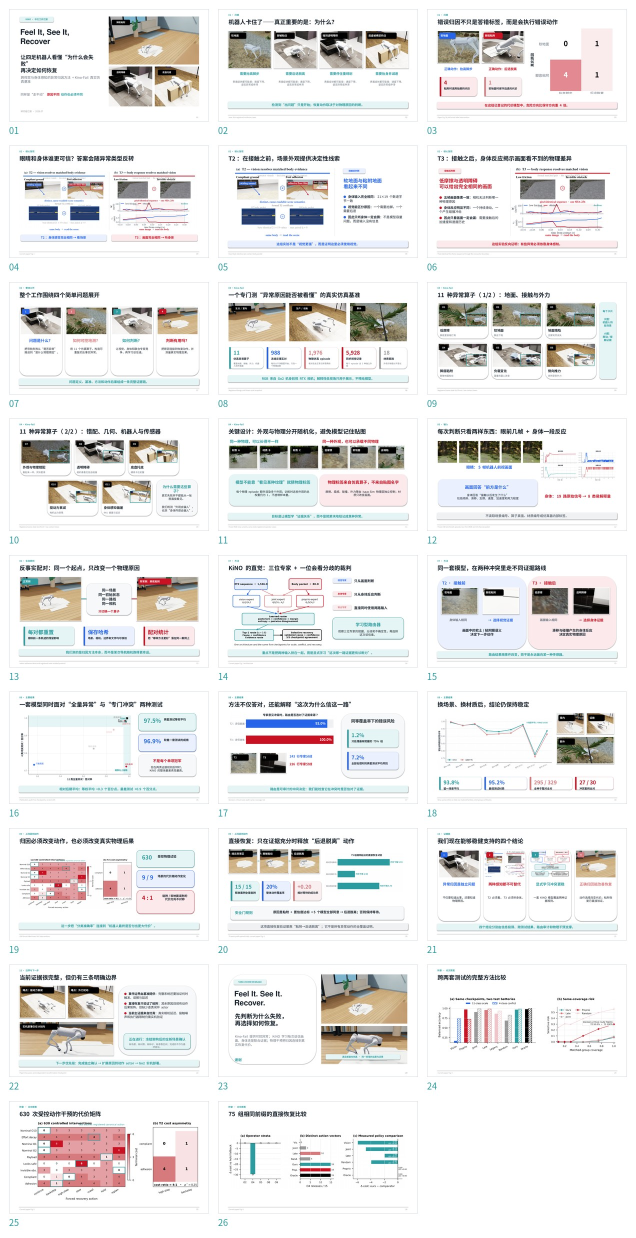
#> input picture paper/KiNO_work_chinese_presentation_preview.jpg, 1272 x 2475 px, given in place of fig1_bidirectional_conflict.png, which was not available (shown at 1/2 size)
$ python build_kino_work_onepage_summary.py
#> lines starting #> are read from the running program, lines starting #| are printed output that depends on the picture; pictures that were not available may be replaced by others from this repository, and a replacement may not be noted
### scripts/build_kino_work_chinese_presentation.py
#!/usr/bin/env python3
"""Build the Chinese whole-work presentation for KiNO / Kino-Fail.

The deck is intentionally receiver-oriented:

* problem and intuition precede terminology;
* complex evidence is introduced in small visual steps;
* all figure imagery is raster content from Isaac Sim, benchmark sensor
  records, measured data charts, or the current paper figures;
* the palette follows KiNO-Paper/figures/color.jpg.

The generated slide artwork never uses SVG.
"""

from __future__ import annotations

import json
import math
import shutil
from pathlib import Path

import matplotlib
import matplotlib.pyplot as plt
import numpy as np
from matplotlib.colors import LinearSegmentedColormap
from matplotlib.font_manager import FontProperties
from PIL import Image, ImageDraw, ImageFont, ImageOps
from pptx import Presentation
from pptx.dml.color import RGBColor
from pptx.enum.shapes import MSO_SHAPE
from pptx.enum.text import MSO_ANCHOR, PP_ALIGN
from pptx.util import Inches, Pt


ROOT = Path(__file__).resolve().parents[1]
PAPER = Path("/home/eureka/KiNO-Paper")
FIG = PAPER / "figures"
OUT_DIR = ROOT / "paper"
ASSET_DIR = OUT_DIR / "kino_work_cn_assets"
OUT_PPTX = OUT_DIR / "KiNO_work_chinese_presentation.pptx"

SW = 13.333
SH = 7.5

FONT_CN = "Noto Sans CJK SC"
FONT_CN_SERIF = "Noto Serif CJK SC"
FONT_EN = "Nimbus Sans"
FONT_CN_REG_FILE = Path("/usr/share/fonts/opentype/noto/NotoSansCJK-Regular.ttc")
FONT_CN_BOLD_FILE = Path("/usr/share/fonts/opentype/noto/NotoSansCJK-Bold.ttc")

# Palette copied from KiNO-Paper/figures/color.jpg.
TEAL = "2C9CA0"
PINK = "D77A7E"
RED = "C81223"
BLUE = "2665EA"
GRAY = "999999"
LIGHT_PINK = "F0C5C9"
BLACK = "000000"
WHITE = "FFFFFF"

INK = "17212B"
MUTED = "68727D"
LINE = "DDE2E6"
LIGHT = "F6F8F9"
TEAL_LIGHT = "E5F4F4"
BLUE_LIGHT = "EAF0FE"
RED_LIGHT = "FBE9EB"
PINK_LIGHT = "FAEFF0"
GRAY_LIGHT = "F0F1F2"

REPORT = ROOT / "outputs/eval/unified_moe_v3_publication_audit/report.json"
FIG2_ROOT = ROOT / "outputs/kinofail_realistic/fig2_registered_multiview_v1"
SCALE_ROOT = ROOT / "outputs/kinofail_realistic/corpus_scale_v7"
DEMO = ROOT / "outputs/demos/indoor_adhesion_icra"

OP_NAMES = {
    "O1": ("低摩擦", "脚底更容易打滑"),
    "O2": ("软地面", "脚会下陷"),
    "O3": ("地面塌陷", "支撑突然消失"),
    "O4": ("脚底粘附", "脚被地面粘住"),
    "O5": ("负载变化", "重量和重心改变"),
    "O6": ("侧向推力", "突然受到外力"),
    "O7": ("外观与物理错配", "看起来一样，实际更滑"),
    "O8": ("透明障碍", "相机难看见但会碰撞"),
    "O9": ("底盘托底", "横梁卡住机腹"),
    "O10": ("驱动力衰减", "电机出力受限"),
    "O11": ("身体感知偏差", "IMU 偏置与延迟"),
}

METHOD_CN = {
    "fixed_vision": "只看画面",
    "fixed_proprio": "只听身体",
    "fixed_joint": "直接拼接",
    "late_average": "后期平均",
    "legacy_class_rule": "旧规则",
    "random_route": "随机选择",
    "learned_router": "KiNO",
    "oracle_route": "理想上限",
}

METHOD_COLOR = {
    "fixed_vision": BLUE,
    "fixed_proprio": RED,
    "fixed_joint": GRAY,
    "late_average": PINK,
    "legacy_class_rule": LIGHT_PINK,
    "random_route": "BFC4C8",
    "learned_router": TEAL,
    "oracle_route": BLACK,
}


def rgb(hex6: str) -> RGBColor:
    return RGBColor.from_string(hex6)


# [4 lines left out: function tint, not called in this run]


def read_json(path: Path) -> dict:
    return json.loads(path.read_text(encoding="utf-8"))


# [36 lines left out: function verify_sources, not called in this run]


def set_mpl_style() -> FontProperties:
    matplotlib.use("Agg")
    prop = FontProperties(fname=str(FONT_CN_REG_FILE))
    matplotlib.rcParams.update(
        {
            "font.family": prop.get_name(),
            "font.sans-serif": [prop.get_name(), "DejaVu Sans"],
            "axes.unicode_minus": False,
            "axes.edgecolor": f"#{INK}",
            "axes.labelcolor": f"#{INK}",
            "xtick.color": f"#{MUTED}",
            "ytick.color": f"#{MUTED}",
            "text.color": f"#{INK}",
            "figure.facecolor": "white",
            "axes.facecolor": "white",
        }
    )
    return prop


# [178 lines left out: functions save_figure, make_cross_battery_chart, make_route_chart, make_scene_chart, make_cost_asymmetry_chart, make_recovery_chart, not called in this run]


def make_sensor_chart() -> tuple[Path, list[Path]]:
    manifests = sorted((SCALE_ROOT / "pilot/wild/O8_invisible_collider").glob("*_anomaly/manifest.json"))
    if not manifests:
        raise FileNotFoundError("No validated O8 scale manifest")
    manifest_path = manifests[0]
    manifest = read_json(manifest_path)
    rgb_rows = manifest["artifacts"]["rgb_frames"]
    frame_indices = np.linspace(0, len(rgb_rows) - 1, 5, dtype=int)
    frames = [manifest_path.parent / rgb_rows[int(i)]["path"] for i in frame_indices]

    proprio_path = manifest_path.parent / manifest["artifacts"]["proprio"]["path"]
    packet = np.load(proprio_path)
    t = packet["timestamp_s"]
    x = packet["features"]
    names = [str(v) for v in packet["feature_names"]]
    picks = {
        "身体倾斜": names.index("tilt_rad"),
        "滑移比例": names.index("slip_ratio"),
        "机身高度": names.index("base_height_m"),
        "支撑比例": names.index("support_ratio"),
    }
    fig, axes = plt.subplots(2, 2, figsize=(8.7, 3.7), sharex=True)
    cols = [RED, BLUE, TEAL, PINK]
    for ax, (label, idx), col in zip(axes.ravel(), picks.items(), cols, strict=True):
        ax.plot(t, x[:, idx], color=f"#{col}", lw=1.8)
        ax.set_title(label, fontsize=10.5, weight="bold")
        ax.grid(color=f"#{LINE}", lw=0.65)
        ax.tick_params(labelsize=8)
        for side in ("top", "right"):
            ax.spines[side].set_visible(False)
    axes[-1, 0].set_xlabel("时间（秒）", fontsize=9.5)
    axes[-1, 1].set_xlabel("时间（秒）", fontsize=9.5)
    fig.tight_layout()
    return save_figure(fig, ASSET_DIR / "body_packet_cn.png"), frames


# [359 lines left out: functions crop_paper_figure_halves, material_randomization_paths, prepare_assets, add_text, add_runs, add_box and 8 more, not called in this run]


def add_takeaway(slide, text: str, *, y: float = 6.42, fill: str = TEAL_LIGHT, color: str = TEAL):
    add_box(slide, 0.67, y, 11.99, 0.45, fill=fill, line=fill, rounded=True)
    add_text(slide, text, 0.90, y + 0.04, 11.55, 0.36, size=15.3, color=color, bold=True, align=PP_ALIGN.CENTER, valign=MSO_ANCHOR.MIDDLE)


# [548 lines left out: functions new_slide, operator_path, add_operator_card, add_four_answer_card, build_deck, write_notes and 1 more, not called in this run]


# [2 lines that do not run on import are left out]

### scripts/build_kino_work_onepage_summary.py
#!/usr/bin/env python3
"""Build a one-slide Chinese graphical summary of the KiNO work.

The slide reuses raster simulator captures and measured sensor charts from the
full Chinese deck.  No SVG artwork is generated.
"""

from __future__ import annotations

import sys
from pathlib import Path

from PIL import Image
from pptx import Presentation
from pptx.enum.shapes import MSO_SHAPE
from pptx.enum.text import MSO_ANCHOR, PP_ALIGN
from pptx.util import Inches, Pt

ROOT = Path(__file__).resolve().parents[1]
if str(ROOT) not in sys.path:
    sys.path.insert(0, str(ROOT))

from scripts import build_kino_work_chinese_presentation as full


OUT_DIR = ROOT / "paper"
ASSET_DIR = OUT_DIR / "kino_work_onepage_assets"
OUT_PPTX = OUT_DIR / "KiNO_work_onepage_summary_cn.pptx"


def make_task_crops() -> tuple[Path, Path]:
    """Extract only the simulator-pair regions from the paper conflict figure."""

    ASSET_DIR.mkdir(parents=True, exist_ok=True)
    source = Image.open(full.FIG / "fig1_bidirectional_conflict.png").convert(
        "RGB"
    )
#> source is the input picture: PIL image 1272x2475 RGB; mean R, G, B 234.5, 233.7, 233
    width, height = source.size
    split = width // 2
    left = source.crop(
        (
            80,
            round(height * 0.105),
            split - 35,
            round(height * 0.535),
        )
    )
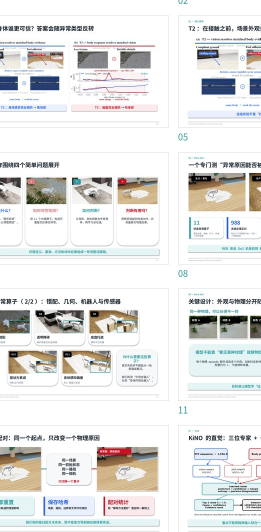
#> left: PIL image 521x1064 RGB (shown at 1/2 size); mean R, G, B 229.1, 229.1, 227.9
    right = source.crop(
        (
            split + 30,
            round(height * 0.105),
            width - 65,
            round(height * 0.535),
        )
    )
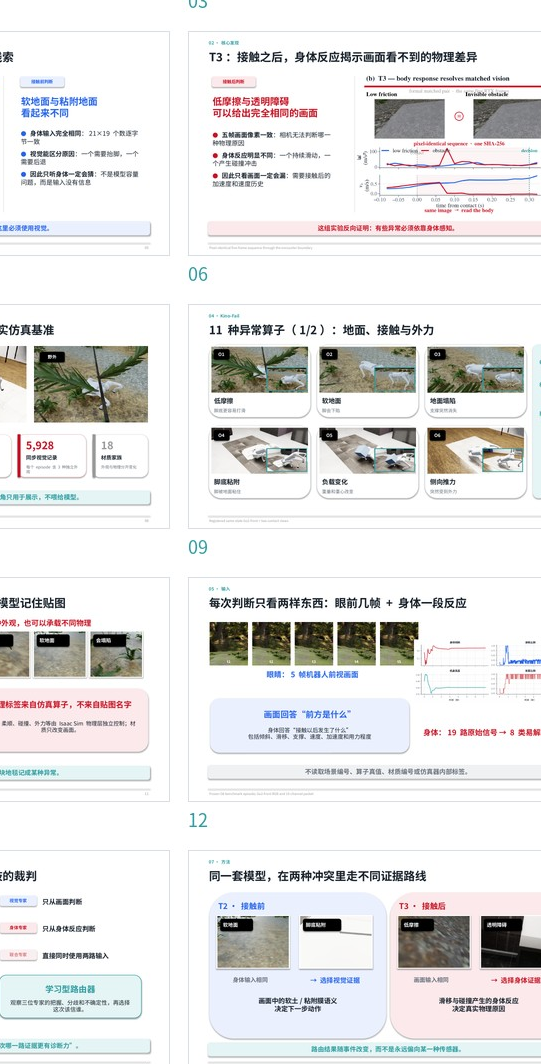
#> right: PIL image 541x1064 RGB; mean R, G, B 229.1, 228.6, 228.3
    t2 = ASSET_DIR / "task_t2_scene_pair.png"
    t3 = ASSET_DIR / "task_t3_scene_pair.png"
    left.save(t2, optimize=True)
    right.save(t3, optimize=True)
    return t2, t3


# [126 lines left out: functions add_chevron, add_small_image, add_expert_box, not called in this run]


def build_slide() -> Presentation:
    task_t2, task_t3 = make_task_crops()
    body_chart, _ = full.make_sensor_chart()

    prs = Presentation()
    prs.slide_width = Inches(full.SW)
    prs.slide_height = Inches(full.SH)
    slide = prs.slides.add_slide(prs.slide_layouts[6])
    slide.background.fill.solid()
    slide.background.fill.fore_color.rgb = full.rgb(full.WHITE)

    # Header.
    full.add_badge(
        slide,
        "KINO · ONE-PAGE SUMMARY",
        0.54,
        0.23,
        1.95,
        fill=full.TEAL_LIGHT,
        color=full.TEAL,
        size=8.2,
    )
    full.add_text(
        slide,
        "Feel It, See It, Recover",
        0.54,
        0.61,
        5.30,
        0.46,
        size=29,
        color=full.INK,
        bold=True,
        font=full.FONT_EN,
        margin=0,
    )
    full.add_runs(
        slide,
        [
            ("四足机器人跨模态失败归因：", {"bold": True, "color": full.INK}),
            ("先判断为什么失败", {"bold": True, "color": full.TEAL}),
            ("，再选择如何恢复", {"bold": True, "color": full.INK}),
        ],
        5.70,
        0.72,
        7.05,
        0.34,
        size=16.4,
        valign=MSO_ANCHOR.MIDDLE,
    )
    full.add_line(
        slide,
        0.54,
        1.13,
        12.79,
        1.13,
        color=full.LINE,
        width=0.9,
    )

    # Task panel.
    full.add_box(
        slide,
        0.54,
        1.31,
        4.20,
        3.15,
        fill=full.LIGHT,
        line=full.LINE,
        width=1.0,
        rounded=True,
    )
    full.add_badge(
        slide,
        "01 · TASK",
        0.72,
        1.48,
        0.92,
        fill=full.BLUE_LIGHT,
        color=full.BLUE,
        size=8.6,
    )
    full.add_text(
        slide,
        "同样是“走不动”，原因与恢复动作可能完全相反",
        1.78,
        1.49,
        2.72,
        0.35,
        size=14.2,
        color=full.INK,
        bold=True,
        valign=MSO_ANCHOR.MIDDLE,
        margin=0,
    )
    full.add_picture_crop(
        slide,
        task_t2,
        0.76,
        1.98,
        3.76,
        0.89,
        focus_y=0.52,
        border=full.BLUE,
        border_width=1.0,
    )
    full.add_badge(
        slide,
        "接触前 T2",
        0.86,
        2.05,
        0.84,
        fill=full.BLUE,
        color=full.WHITE,
        size=8.3,
    )
    full.add_text(
        slide,
        "身体证据相同  →  必须看场景",
        0.82,
        2.91,
        3.64,
        0.25,
        size=12.1,
        color=full.BLUE,
        bold=True,
        align=PP_ALIGN.CENTER,
        margin=0,
    )
    full.add_picture_crop(
        slide,
        task_t3,
        0.76,
        3.26,
        3.76,
        0.72,
        focus_y=0.40,
        border=full.RED,
        border_width=1.0,
    )
    full.add_badge(
        slide,
        "接触后 T3",
        0.86,
        3.33,
        0.84,
        fill=full.RED,
        color=full.WHITE,
        size=8.3,
    )
    full.add_text(
        slide,
        "画面证据相同  →  必须听身体",
        0.82,
        4.04,
        3.64,
        0.25,
        size=12.1,
        color=full.RED,
        bold=True,
        align=PP_ALIGN.CENTER,
        margin=0,
    )

    # Method panel.
    full.add_box(
        slide,
        4.92,
        1.31,
        7.87,
        3.15,
        fill=full.WHITE,
        line=full.LINE,
        width=1.0,
        rounded=True,
    )
    full.add_badge(
        slide,
        "02 · METHOD",
        5.10,
        1.48,
        1.10,
        fill=full.TEAL_LIGHT,
        color=full.TEAL,
        size=8.6,
    )
    full.add_text(
        slide,
        "KiNO：不固定偏向某个传感器，而是学习“这一次该信谁”",
        6.34,
        1.49,
        6.14,
        0.35,
        size=14.2,
        color=full.INK,
        bold=True,
        valign=MSO_ANCHOR.MIDDLE,
        margin=0,
    )

    add_small_image(
        slide,
        full.operator_path("O2", "front"),
        5.16,
        1.98,
        1.47,
        1.16,
        "5 帧前视 RTX RGB",
        full.BLUE,
        focus_y=0.52,
    )
    add_small_image(
        slide,
        body_chart,
        6.78,
        1.98,
        1.47,
        1.16,
        "19 路身体时间序列",
        full.RED,
        focus_y=0.50,
    )
    full.add_text(
        slide,
        "视觉输入",
        5.16,
        3.22,
        1.47,
        0.23,
        size=10.1,
        color=full.BLUE,
        bold=True,
        align=PP_ALIGN.CENTER,
        margin=0,
    )
    full.add_text(
        slide,
        "本体感受",
        6.78,
        3.22,
        1.47,
        0.23,
        size=10.1,
        color=full.RED,
        bold=True,
        align=PP_ALIGN.CENTER,
        margin=0,
    )
    add_chevron(slide, 8.34, 2.40, color=full.GRAY)

    add_expert_box(
        slide, "视觉专家", "看环境语义", 8.65, 1.91, full.BLUE, 1.12
    )
    add_expert_box(
        slide, "身体专家", "听接触反应", 8.65, 2.50, full.RED, 1.12
    )
    add_expert_box(
        slide, "联合专家", "整合两路证据", 8.65, 3.09, full.TEAL, 1.12
    )
    add_chevron(slide, 9.84, 2.40, 0.23, color=full.TEAL)

    full.add_box(
        slide,
        10.13,
        1.98,
        1.15,
        1.16,
        fill=full.TEAL_LIGHT,
        line=full.TEAL,
        width=1.4,
        rounded=True,
    )
    full.add_text(
        slide,
        "冲突路由器",
        10.23,
        2.18,
        0.95,
        0.28,
        size=12.2,
        color=full.TEAL,
        bold=True,
        align=PP_ALIGN.CENTER,
        margin=0,
    )
    full.add_text(
        slide,
        "比较置信度\n分歧与不确定性",
        10.22,
        2.55,
        0.97,
        0.43,
        size=8.4,
        color=full.INK,
        align=PP_ALIGN.CENTER,
        valign=MSO_ANCHOR.MIDDLE,
        margin=0,
        line_spacing=1.0,
    )
    add_chevron(slide, 11.35, 2.40, 0.23, color=full.TEAL)
    add_small_image(
        slide,
        full.DEMO / "adhesion_peel/review_t04.8s.png",
        11.67,
        1.98,
        0.91,
        1.16,
        "安全恢复",
        full.TEAL,
        focus_y=0.50,
    )
    full.add_text(
        slide,
        "原因 → 动作",
        11.67,
        3.22,
        0.91,
        0.23,
        size=9.2,
        color=full.TEAL,
        bold=True,
        align=PP_ALIGN.CENTER,
        margin=0,
    )
    full.add_box(
        slide,
        5.15,
        3.76,
        7.42,
        0.48,
        fill=full.TEAL_LIGHT,
        line=full.TEAL_LIGHT,
        rounded=True,
    )
    full.add_runs(
        slide,
        [
            ("输出：", {"color": full.MUTED}),
            ("异常原因", {"bold": True, "color": full.TEAL}),
            ("  →  ", {"bold": True, "color": full.INK}),
            ("与原因匹配的安全恢复", {"bold": True, "color": full.INK}),
        ],
        5.42,
        3.86,
        6.88,
        0.26,
        size=12.2,
        align=PP_ALIGN.CENTER,
        valign=MSO_ANCHOR.MIDDLE,
    )

    # Dataset strip.
    full.add_badge(
        slide,
        "03 · DATASET",
        0.54,
        4.68,
        1.08,
        fill=full.PINK_LIGHT,
        color=full.PINK,
        size=8.6,
    )
    full.add_text(
        slide,
        "Kino-Fail：11 个异常算子，覆盖生活 · 生产 · 野外",
        1.76,
        4.68,
        6.00,
        0.34,
        size=15.0,
        color=full.INK,
        bold=True,
        valign=MSO_ANCHOR.MIDDLE,
        margin=0,
    )
    full.add_text(
        slide,
        "反事实配对  ·  RTX RGB  ·  19 路本体感受  ·  物理/外观独立随机化",
        7.62,
        4.72,
        5.17,
        0.27,
        size=10.2,
        color=full.MUTED,
        bold=True,
        align=PP_ALIGN.RIGHT,
        margin=0,
    )

    short_names = {
        "O1": "低摩擦",
        "O2": "软地面",
        "O3": "地面塌陷",
        "O4": "脚底粘附",
        "O5": "负载变化",
        "O6": "侧向外力",
        "O7": "视物错配",
        "O8": "透明障碍",
        "O9": "底盘托底",
        "O10": "驱力衰减",
        "O11": "本体偏差",
    }
    start_x = 0.54
    gap = 0.065
    width = (12.25 - gap * 10) / 11
    for index in range(1, 12):
        op = f"O{index}"
        x = start_x + (index - 1) * (width + gap)
        full.add_box(
            slide,
            x,
            5.13,
            width,
            1.34,
            fill=full.WHITE,
            line=full.LINE,
            width=0.75,
            rounded=True,
        )
        full.add_picture_crop(
            slide,
            full.operator_path(op, "overview"),
            x + 0.035,
            5.165,
            width - 0.07,
            0.90,
            focus_y=0.52,
        )
        full.add_badge(
            slide,
            op,
            x + 0.08,
            5.23,
            0.35 if index < 10 else 0.42,
            fill=full.BLACK,
            color=full.WHITE,
            size=6.7,
        )
        full.add_text(
            slide,
            short_names[op],
            x + 0.04,
            6.13,
            width - 0.08,
            0.24,
            size=8.3,
            color=full.INK,
            bold=True,
            align=PP_ALIGN.CENTER,
            valign=MSO_ANCHOR.MIDDLE,
            margin=0,
        )

    full.add_box(
        slide,
        0.54,
        6.68,
        12.25,
        0.47,
        fill=full.LIGHT,
        line=full.LINE,
        width=0.8,
        rounded=True,
    )
    full.add_runs(
        slide,
        [
            ("每个案例：", {"bold": True, "color": full.TEAL}),
            (
                "同场景 / 同起点 / 同路线 / 同相机，",
                {"color": full.INK},
            ),
            (
                "只改变一个物理原因",
                {"bold": True, "color": full.RED},
            ),
            (
                "  →  把“失败归因”从观察性标签变成可验证的物理问题",
                {"color": full.INK},
            ),
        ],
        0.78,
        6.79,
        11.77,
        0.25,
        size=11.4,
        align=PP_ALIGN.CENTER,
        valign=MSO_ANCHOR.MIDDLE,
    )

    # Minimal footer.
    full.add_line(
        slide,
        0.54,
        7.31,
        12.79,
        7.31,
        color=full.LINE,
        width=0.6,
    )
    full.add_text(
        slide,
        "Feel It. See It. Recover.",
        0.56,
        7.34,
        2.4,
        0.12,
        size=6.8,
        color=full.GRAY,
        font=full.FONT_EN,
        margin=0,
    )
    full.add_text(
        slide,
        "Cross-Modal Failure Attribution for Safe Quadrupedal Navigation Recovery",
        7.30,
        7.34,
        5.47,
        0.12,
        size=6.8,
        color=full.GRAY,
        font=full.FONT_EN,
        align=PP_ALIGN.RIGHT,
        margin=0,
    )
    return prs


def main() -> None:
    OUT_DIR.mkdir(parents=True, exist_ok=True)
    full.ASSET_DIR.mkdir(parents=True, exist_ok=True)
    full.set_mpl_style()
    deck = build_slide()
    deck.core_properties.title = "KiNO one-page work summary"
    deck.core_properties.subject = "Task, method, and Kino-Fail dataset"
    deck.core_properties.author = "KiNO project"
    deck.save(OUT_PPTX)
    print(f"Wrote {OUT_PPTX} ({len(deck.slides)} slide)")


if __name__ == "__main__":
#> (the run stopped early here; a loop or call above may not have finished)

$ run again, on paper/kino_work_cn_assets/body_packet_cn.png
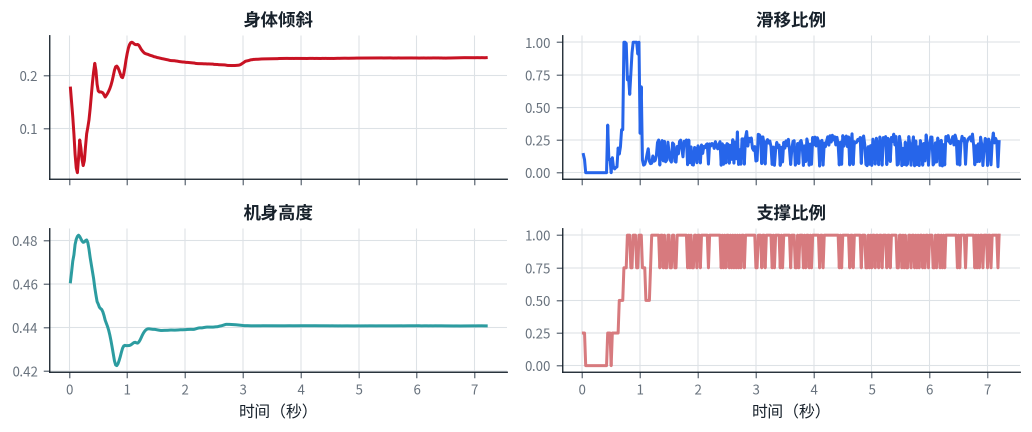
#> input picture paper/kino_work_cn_assets/body_packet_cn.png, 2063 x 864 px, given in place of fig1_bidirectional_conflict.png, which was not available (shown at 1/2 size)
#> in make_task_crops, `left = source.crop( ( 80, round(height * 0.105), split - 35, round(hei..`:
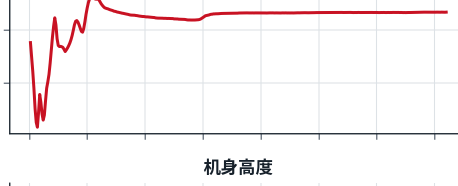
#> left: PIL image 916x371 RGB (shown at 1/2 size); mean R, G, B 249, 244.8, 245.5
#> in make_task_crops, `right = source.crop( ( split + 30, round(height * 0.105), width - 65, ..`:
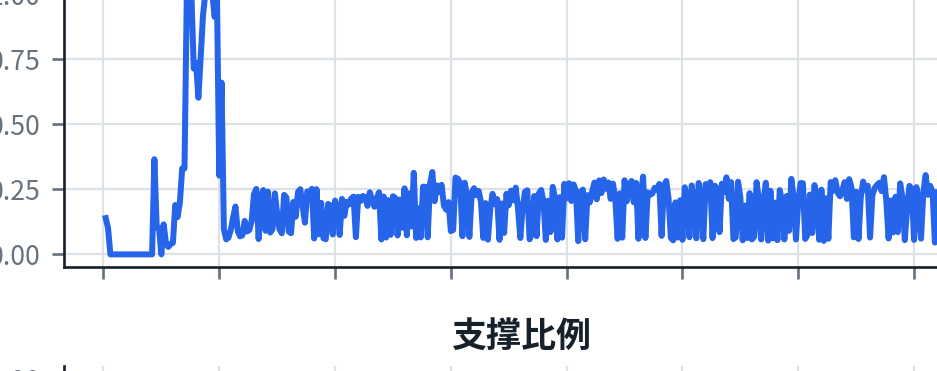
#> right: PIL image 937x371 RGB; mean R, G, B 227.4, 234.2, 248.4
